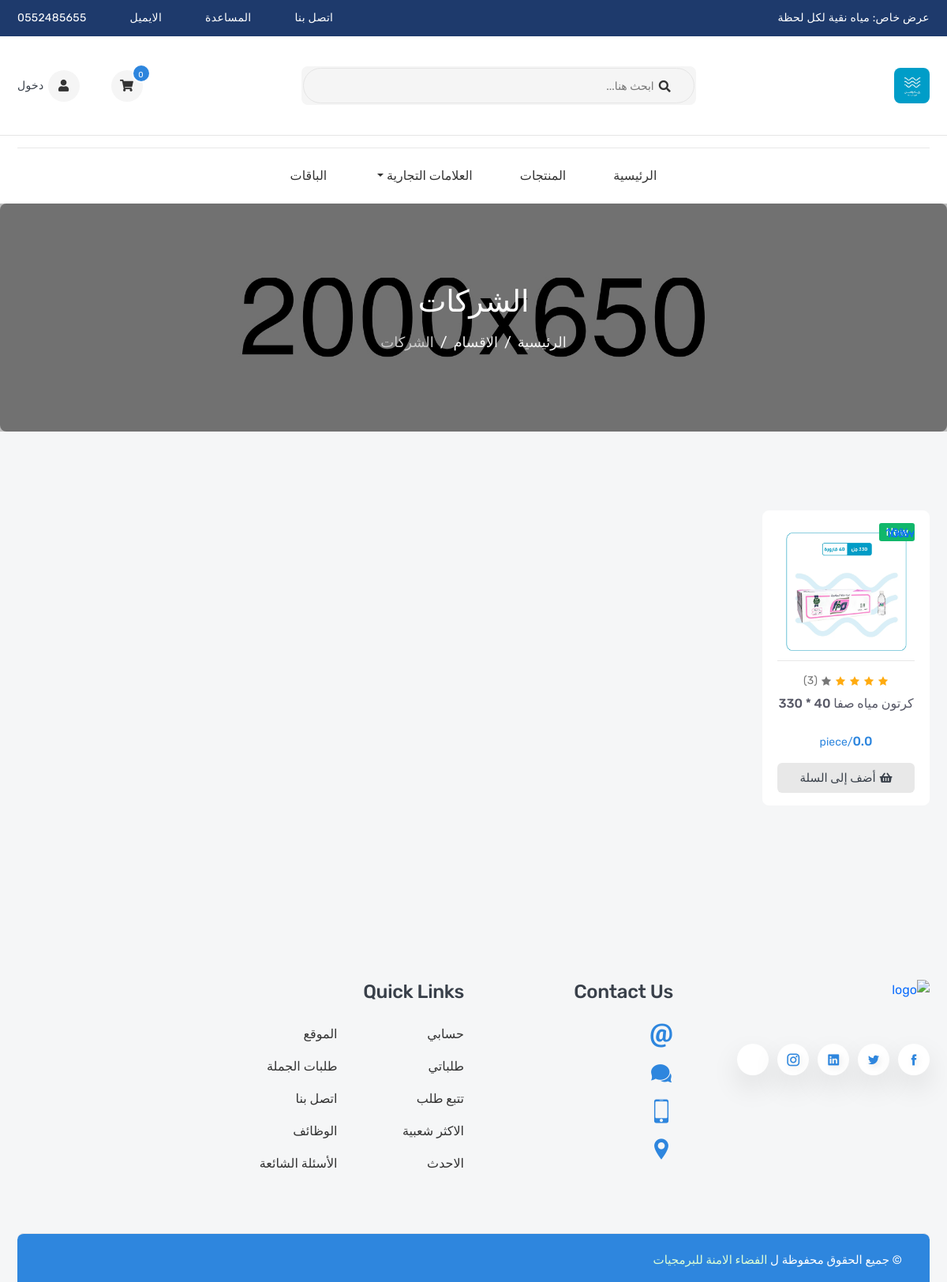
Page /products/categories/الشركات on the committed database.
### products/models.py (models this page shows, shortened)
class Category(models.Model):
    name = models.CharField(_("Name"), max_length=50)
    image = models.ImageField(_("Images"), upload_to='Category')
    slug = models.SlugField(_("Slug"), null=True, blank=True, allow_unicode=True)

class Product(models.Model):
    name = models.CharField(_("Name"), max_length=120)
    flag = models.CharField(_("Flag"),max_length=10, choices=FLAG_TYPES)
    image = models.ImageField(_("Image"), upload_to='products', default='products/default.jpg')
    old_price  = models.FloatField(_("Old Price") , default=0)
    new_price = models.FloatField(_("New Price"), default=0)
    linkVideo = models.CharField(_("Link Video"), max_length=100, null=True, blank=True)
    sku = models.CharField(_("Sku"), max_length=50, null=True, blank=True)
    subtitle = models.CharField(_("Subtitle"), max_length=300, null=True, blank=True)
    descriptions = models.TextField(_("Descriptions"), max_length=40000, null=True, blank=True)
    quantity = models.IntegerField(_("Quantity"))
    brand = models.ForeignKey("Brand", verbose_name=('Brand'), related_name='product_brand', on_delete=models.SET_NULL, null=True, blank=True)
    category = models.ManyToManyField("Category", verbose_name=_('Category'), related_name='product_category', blank=True)
    slug = models.SlugField(_("Slug"), null=True, blank=True, allow_unicode=True)
    active = models.BooleanField(_("Active"), default=True)
    create_at = models.DateTimeField(_("Create at"), default=timezone.now, null=True, blank=True)
    product_type = models.CharField(_("Product Type"), max_length=10, choices=PRODUCT_TYPES, default='single')
    sales_count = models.IntegerField(_("Sales Count"), default=0)
    tags = TaggableManager()

### products/views.py (the view)
# urls.py: path('categories/<str:slug>', CategoryDetail.as_view(), name='category_detail'),
class CategoryDetail(ListView):
    model = Product     #context : object_list, model_list
    template_name = 'products/category_detail.html'
    def get_queryset(self):
        category = Category.objects.get(slug=self.kwargs['slug'])
        return super().get_queryset().filter(category=category)
    def get_context_data(self, **kwargs):
        context = super().get_context_data(**kwargs)
        context["category"] = Category.objects.get(slug=self.kwargs['slug'])
        return context

### cart/cart.py (called while the page is built)
    def __len__(self):
        return sum(item['quantity'] for item in self.cart.values())

    def get_total_price(self):
        return sum(Decimal(item['price']) * item['quantity'] for item in self.cart.values())

### cart/context_processors.py (called while the page is built)
def cart(request):
    return {'cart': Cart(request)}

### products/context_processors.py (called while the page is built)
def brands(request):
    brands = Brand.objects.all()
    return {'brands': brands}

### templates/products/category_detail.html (shortened to what this page needs)
{% extends 'base.html' %}
{% load static %}
{% block content %}
<section class="inner-section single-banner"
    style="background: url({% static 'ar/images/single-banner.jpg' %}) no-repeat center">
    <div class="container">
        <h2>{{ category.name }}</h2>
        <ol class="breadcrumb">
            <li class="breadcrumb-item"><a href="{% url 'home' %}">الرئيسية</a></li>
            <li class="breadcrumb-item"><a href="{% url 'category_list' %}">الاقسام</a></li>
            <li class="breadcrumb-item active" aria-current="page">{{ category.name }}</li>
        </ol>
    </div>
</section>
<section class="inner-section shop-part">
    <div class="container">
        <div class="row content-reverse">
            <div class="col-lg-12">
                <div class="row row-cols-2 row-cols-md-3 row-cols-lg-4 row-cols-xl-5">
                    {% for product in object_list %}
                    <div class="col">
                        {% include 'includes/product_card.html' with product=product %}
                    </div>
                    {% endfor %}
                </div>
            </div>
        </div>
    </div>
</section>
{% endblock %}

### templates/includes/product_card.html (shortened to what this page needs)
{% load static %}
<div class="product-card">
    <div class="product-media">
        <div class="product-label">
            <label class="label-text new">{{ product.flag }}</label>
        </div>
        <a class="product-image" href="{% url 'product_detail' product.slug %}">
            <div class="product-label-group">
                <label class="product-label label-new">new</label>
                <label class="product-label label-off">-10%</label>
            </div>
            <img src="{{ product.image.url }}" alt="product" />
        </a>
    </div>
    <div class="product-content">
        <div class="product-rating">
            <i class="active icofont-star"></i>
            <i class="active icofont-star"></i>
            <i class="active icofont-star"></i>
            <i class="active icofont-star"></i>
            <i class="icofont-star"></i>
            <a href="#">(3)</a>
        </div>
        <h6 class="product-name">
            <a href="{% url 'product_detail' product.slug %}">{{ product.name }}</a>
        </h6>
        <h6 class="product-price">
            {% if product.new_price > 0 %}
            {% if product.old_price > product.new_price %}
            <del>{{ product.old_price }}</del>
            {% endif %}
            <span>{{ product.new_price }}<small>/piece</small></span>
            {% else %}
            <span>{{ product.old_price }}<small>/piece</small></span>
            {% endif %}
        </h6>
        <button class="product-add" title="أضف إلى السلة" data-id="{{ product.id }}">
            <i class="fas fa-shopping-basket"></i>
            <span>أضف إلى السلة</span>
        </button>
    </div>
</div>

### static/ar/css/header_redesign.css (style rules this page uses)
:root { --header-blue: #1e3a6c; --primary: #2e86de; --white: #ffffff; --text-dark: #333333; --text-light: #777777; --border-color: #e5e5e5; }

### rows in the picture
Category: name "الشركات"
Product: flag "New", image (picture), name "كرتون مياه صفا 40 * 330", old_price "0.0"

### other values in the picture
{{ cart|length }} "0"
